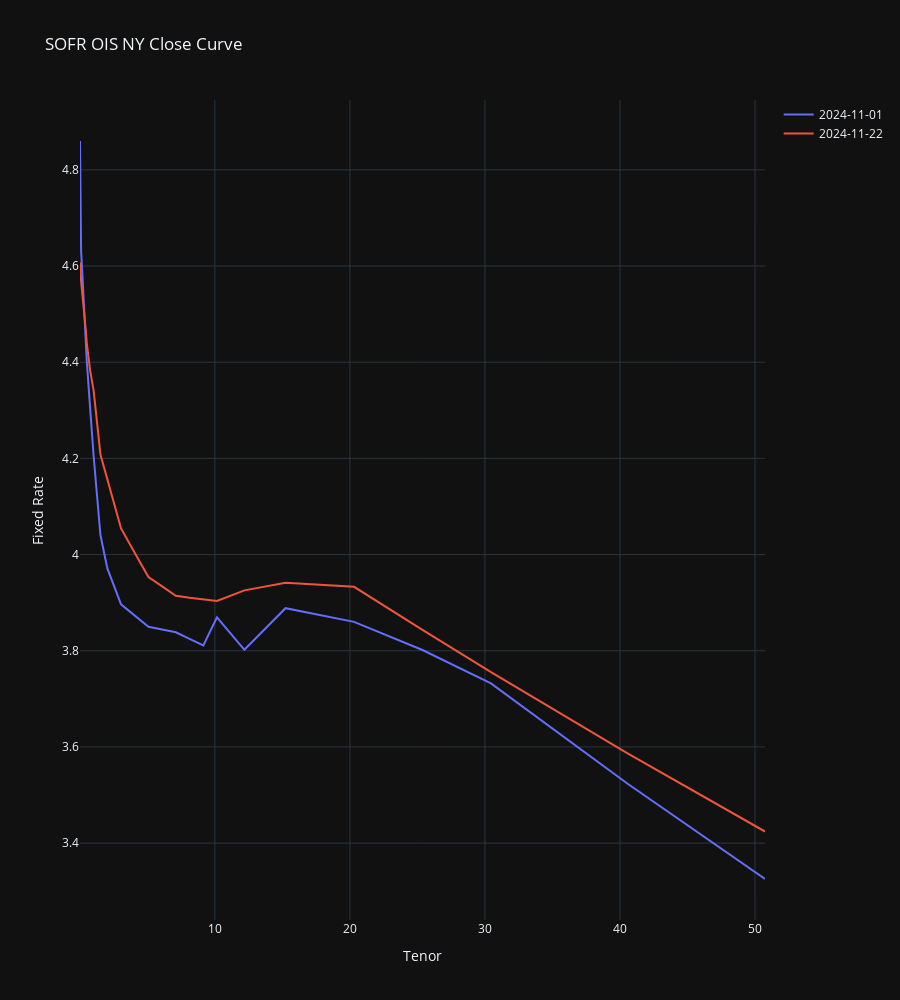

Notebook code cell kept with this figure:
### Code cell
as_of_dates = [datetime(2024, 11, 1), datetime(2024, 11, 22)]

fig = go.Figure()
for curr in as_of_dates:
    try:
        str_ts = str(int(curr.timestamp()))
        ohlc_df = pd.DataFrame(curve_data_fetcher.dtcc_sdr_fetcher.s490_nyclose_db.get(str_ts)["ohlc"])
        ohlc_df["Expiry"] = pd.to_numeric(ohlc_df["Expiry"], errors="coerce")
        ohlc_df["Expiry"] = pd.to_datetime(ohlc_df["Expiry"], errors="coerce", unit="s")
        fig.add_trace(go.Scatter(x=((ohlc_df["Expiry"] - curr).dt.days / 360), y=ohlc_df["Close"] * 100, mode="lines", name=f"{curr.date()}"))
    except:
        print(f"{curr} NOT IN DB")

fig.update_layout(title="SOFR OIS NY Close Curve", xaxis_title="Tenor", yaxis_title="Fixed Rate", template="plotly_dark", height=1000)
fig.update_xaxes(
    showgrid=True,
    showspikes=True,
    spikecolor="white",
    spikesnap="cursor",
    spikemode="across",
)
fig.update_yaxes(showgrid=True, showspikes=True, spikecolor="white", spikesnap="cursor", spikethickness=0.5)
fig.show()

### Figure 1 — Plotly figure (JSON) as saved in the notebook; plotly's stock layout.template omitted (floating-point values rounded to 4 significant figures)
{"data": [{"mode": "lines", "name": "2024-11-01", "type": "scatter", "x": [0.01389, 0.03056, 0.05, 0.06944, 0.09444, 0.1833, 0.2667, 0.3444, 0.4361, 0.5139, 0.7694, 1.025, 1.528, 2.039, 3.053, 4.072, 5.083, 6.097, 7.111, 8.128, 9.147, 10.16, 12.19, 15.23, 20.31, 25.38, 30.45, 40.59, 50.74], "y": [4.86, 4.813, 4.758, 4.703, 4.632, 4.588, 4.541, 4.495, 4.449, 4.403, 4.303, 4.204, 4.041, 3.971, 3.896, 3.873, 3.85, 3.844, 3.839, 3.825, 3.811, 3.87, 3.802, 3.889, 3.86, 3.802, 3.732, 3.523, 3.325]}, {"mode": "lines", "name": "2024-11-22", "type": "scatter", "x": [0.01389, 0.03056, 0.05, 0.06944, 0.09444, 0.1833, 0.2667, 0.3444, 0.4361, 0.5167, 0.7694, 1.025, 1.528, 2.042, 3.053, 4.072, 5.083, 6.097, 7.111, 8.128, 9.147, 10.16, 12.19, 15.23, 20.31, 25.38, 30.45, 40.59, 50.74], "y": [4.57, 4.607, 4.599, 4.585, 4.568, 4.547, 4.525, 4.496, 4.468, 4.44, 4.382, 4.341, 4.208, 4.156, 4.054, 4.003, 3.953, 3.934, 3.914, 3.91, 3.906, 3.903, 3.925, 3.941, 3.933, 3.843, 3.755, 3.586, 3.424]}], "layout": {"height": 1000, "title": {"text": "SOFR OIS NY Close Curve"}, "xaxis": {"showgrid": true, "showspikes": true, "spikecolor": "white", "spikemode": "across", "spikesnap": "cursor", "title": {"text": "Tenor"}}, "yaxis": {"showgrid": true, "showspikes": true, "spikecolor": "white", "spikesnap": "cursor", "spikethickness": 0.5, "title": {"text": "Fixed Rate"}}}}
